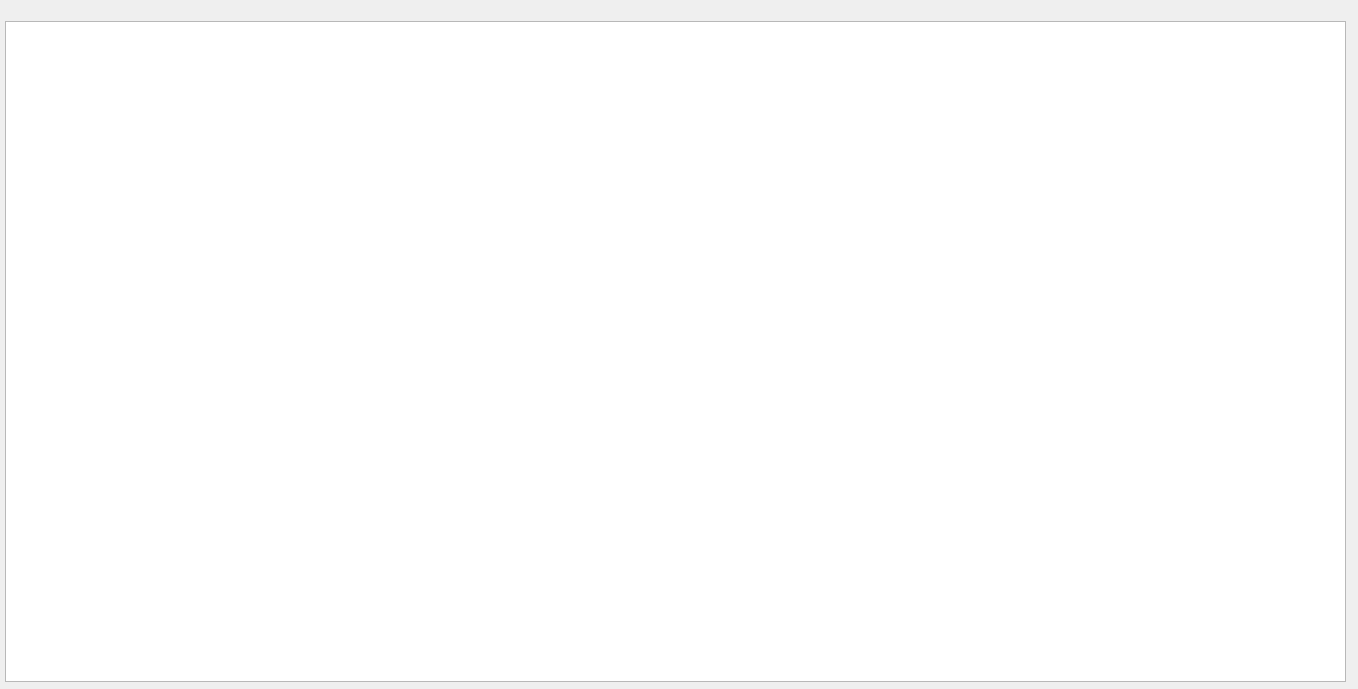
<?xml version="1.0" encoding="UTF-8"?>
<ui version="4.0">
 <class>Dialog</class>
 <widget class="QDialog" name="Dialog">
  <property name="geometry">
   <rect>
    <x>0</x>
    <y>0</y>
    <width>1358</width>
    <height>689</height>
   </rect>
  </property>
  <property name="windowTitle">
   <string>Dialog</string>
  </property>
  <widget class="QGraphicsView" name="graphicsView">
   <property name="geometry">
    <rect>
     <x>5</x>
     <y>21</y>
     <width>1341</width>
     <height>661</height>
    </rect>
   </property>
   <property name="autoFillBackground">
    <bool>false</bool>
   </property>
  </widget>
 </widget>
 <layoutdefault spacing="6" margin="11"/>
 <resources/>
 <connections/>
</ui>
